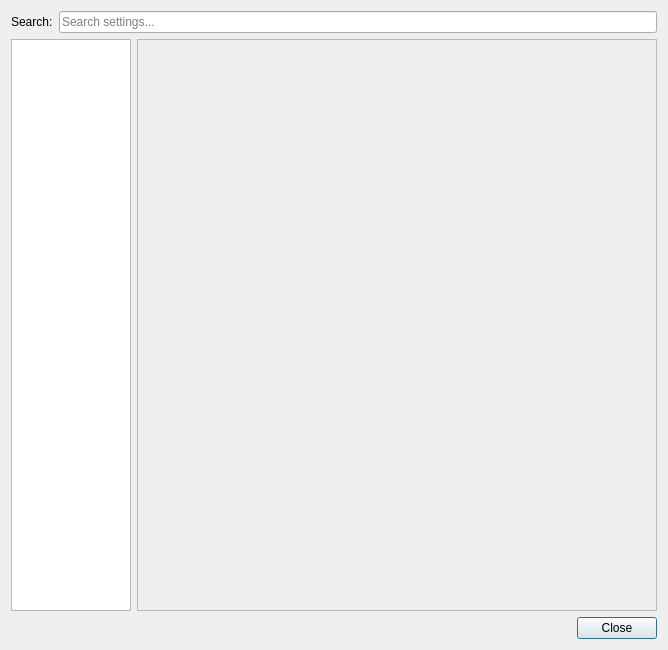
<?xml version="1.0" encoding="UTF-8"?>
<ui version="4.0">
 <class>ConfigDialog</class>
 <widget class="QDialog" name="ConfigDialog">
  <property name="geometry">
   <rect>
    <x>0</x>
    <y>0</y>
    <width>666</width>
    <height>650</height>
   </rect>
  </property>
  <layout class="QVBoxLayout" name="mainLayout">
   <item>
    <layout class="QHBoxLayout" name="searchLayout">
     <item>
      <widget class="QLabel" name="searchLabel">
       <property name="text">
        <string>Search:</string>
       </property>
      </widget>
     </item>
     <item>
      <widget class="QLineEdit" name="searchLineEdit">
       <property name="placeholderText">
        <string>Search settings...</string>
       </property>
       <property name="clearButtonEnabled">
        <bool>true</bool>
       </property>
      </widget>
     </item>
    </layout>
   </item>
   <item>
    <layout class="QHBoxLayout" name="contentLayout">
     <item>
      <widget class="QListWidget" name="contentsWidget">
       <property name="minimumSize">
        <size>
         <width>120</width>
         <height>0</height>
        </size>
       </property>
       <property name="maximumSize">
        <size>
         <width>120</width>
         <height>16777215</height>
        </size>
       </property>
       <property name="iconSize">
        <size>
         <width>48</width>
         <height>48</height>
        </size>
       </property>
       <property name="spacing">
        <number>9</number>
       </property>
      </widget>
     </item>
     <item>
      <widget class="QScrollArea" name="pagesScrollArea">
       <property name="minimumSize">
        <size>
         <width>520</width>
         <height>300</height>
        </size>
       </property>
       <property name="widgetResizable">
        <bool>true</bool>
       </property>
       <widget class="QWidget" name="scrollAreaWidgetContents">
        <layout class="QVBoxLayout" name="scrollAreaLayout">
         <property name="leftMargin">
          <number>0</number>
         </property>
         <property name="topMargin">
          <number>0</number>
         </property>
         <property name="rightMargin">
          <number>0</number>
         </property>
         <property name="bottomMargin">
          <number>0</number>
         </property>
        </layout>
       </widget>
      </widget>
     </item>
    </layout>
   </item>
   <item>
    <layout class="QHBoxLayout" name="buttonLayout">
     <item>
      <spacer name="horizontalSpacer">
       <property name="orientation">
        <enum>Qt::Horizontal</enum>
       </property>
       <property name="sizeHint" stdset="0">
        <size>
         <width>40</width>
         <height>20</height>
        </size>
       </property>
      </spacer>
     </item>
     <item>
      <widget class="QPushButton" name="closeButton">
       <property name="text">
        <string>Close</string>
       </property>
      </widget>
     </item>
    </layout>
   </item>
  </layout>
 </widget>
 <resources/>
 <connections/>
</ui>
